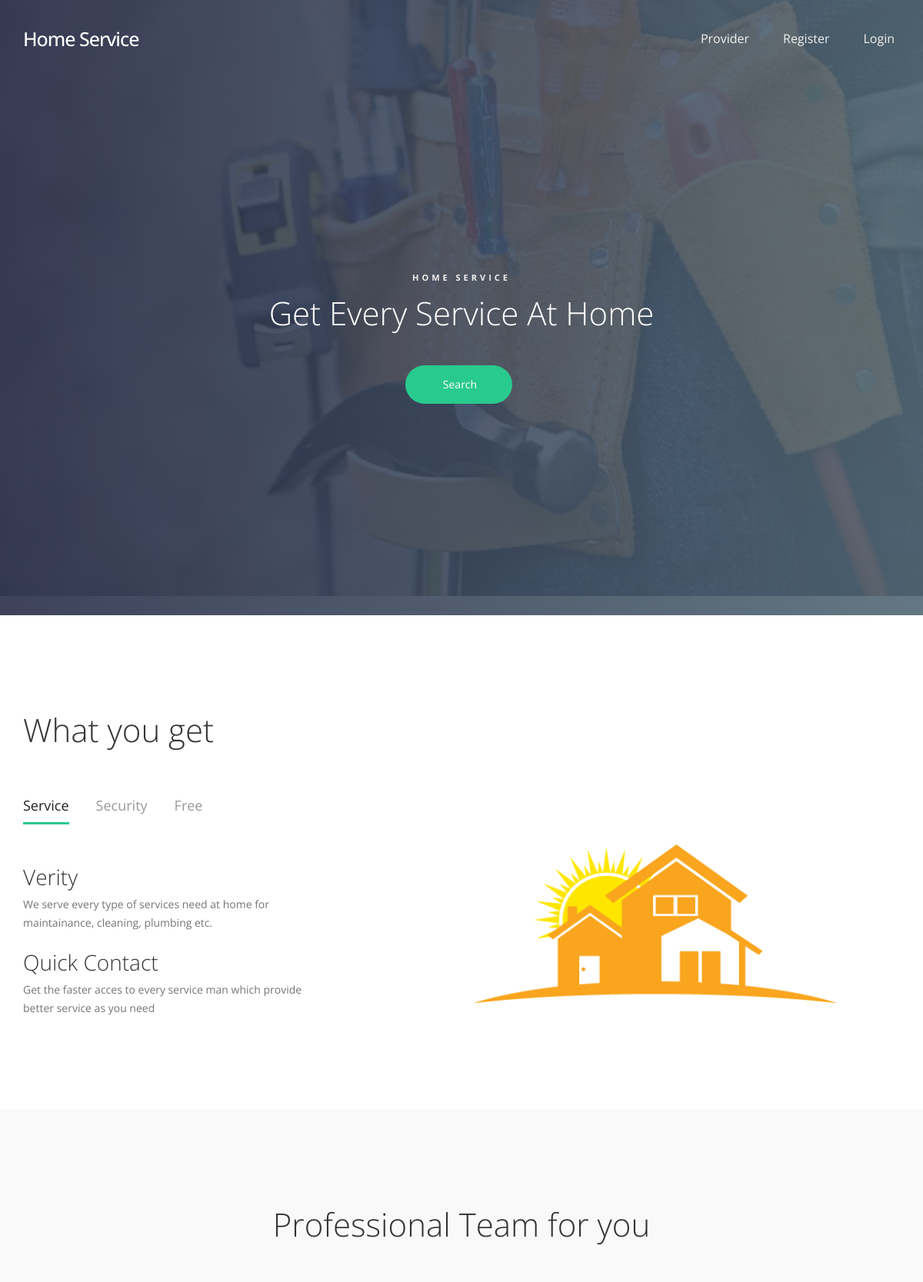
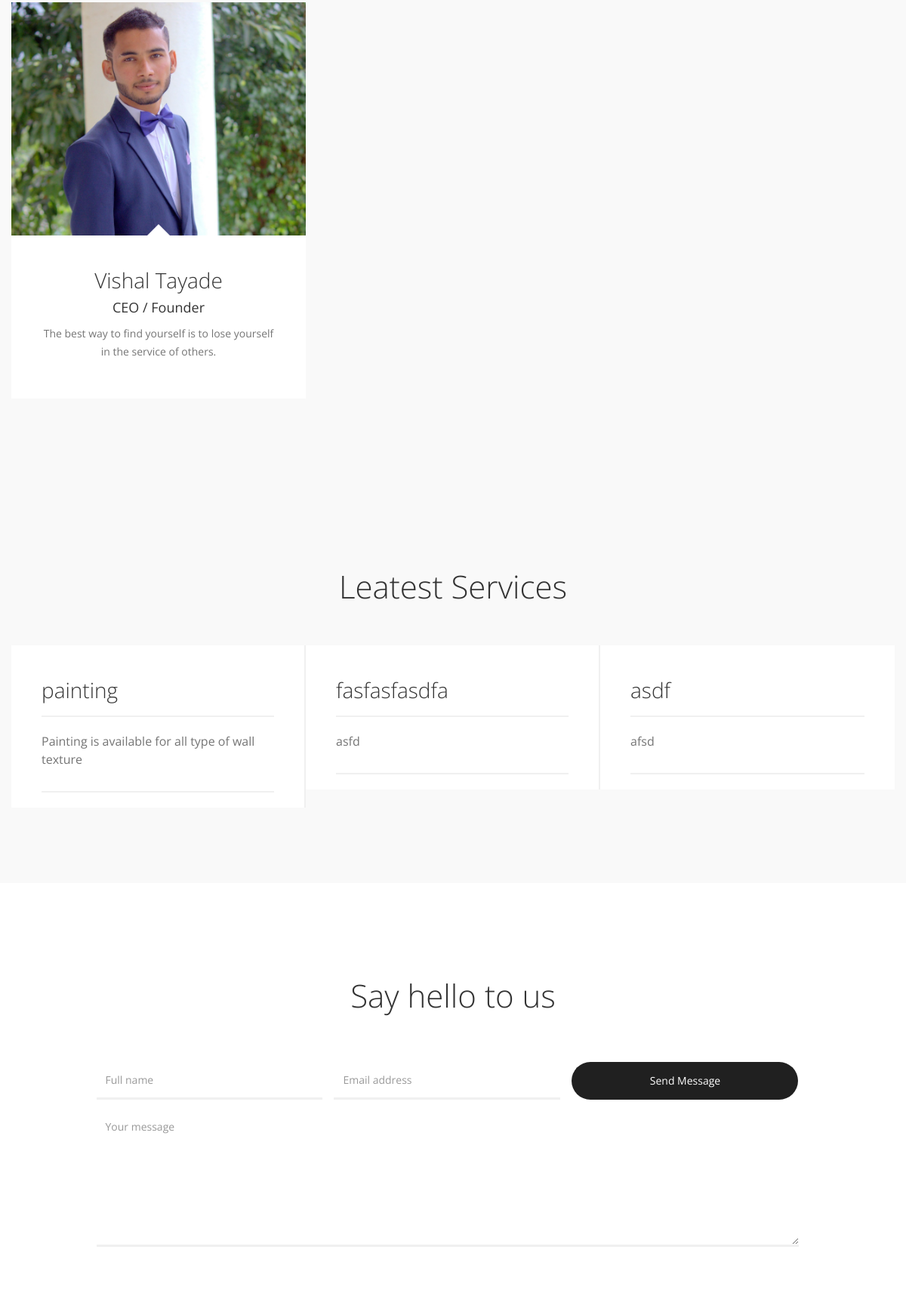
The page / (upper part) on the database its author committed (2 pictures, top to bottom).
### tables this page shows
CREATE TABLE `job_post` (
  `id_jobpost` int(11) NOT NULL,
  `id_company` int(11) NOT NULL,
  `jobtitle` varchar(255) NOT NULL,
  `description` text NOT NULL,
  `contact` int(255) NOT NULL,
  `jobtype` varchar(255) NOT NULL,
  `createdat` timestamp NOT NULL DEFAULT CURRENT_TIMESTAMP
);

### index.php (the view, shortened to what this page needs)
<?php
  require_once("db.php");
?>
<!DOCTYPE html>
<html lang="en">
<head>
     <link rel="stylesheet" href="css/bootstrap.min.css">
     <link rel="stylesheet" href="css/owl.carousel.css">
     <link rel="stylesheet" href="css/owl.theme.default.min.css">
     <link rel="stylesheet" href="css/font-awesome.min.css">
     <link rel="stylesheet" href="css/tooplate-style.css">
</head>
<body>
     <section class="navbar custom-navbar navbar-fixed-top" role="navigation">
          <div class="container">
               <div class="navbar-header">
                    <a href="index.php" class="navbar-brand">Home Service</a>
               </div>
          <div class="collapse navbar-collapse" id="bs-example-navbar-collapse-1">
            <ul class="nav navbar-nav navbar-right">
            <?php
            if(isset($_SESSION['id_user']) && empty($_SESSION['companyLogged'])) {
              ?>
              <li><a href="user/dashboard.php">Dashboard</a></li>
              <li><a href="search.php">Search</a></li>
              <li><a href="user/used-services.php">History</a></li>
              <li><a href="user/profile.php">Profile</a></li>
              <li><a href="logout.php">Logout</a></li>
            <?php
              } else if(isset($_SESSION['id_user']) && isset($_SESSION['companyLogged'])) {
              ?>
              <li><a href="company/dashboard.php">Dashboard</a></li>
              <li><a href="logout.php">Logout</a></li>
              <?php }  else {
            ?>
              <li><a href="company.php">Provider</a></li>
              <li><a href="register.php">Register</a></li>
              <li><a href="login.php">Login</a></li>
            <?php } ?>
            </ul>
          </div>
          </div>
     </section>
     <section id="home" data-stellar-background-ratio="0.5">
          <div class="overlay"></div>
          <div class="container">
               <div class="row">
                    <div class="col-md-offset-3 col-md-6 col-sm-12">
                         <div class="home-info">
                              <h3>Home Service</h3>
                              <h1>Get Every Service At Home</h1>
                              <form action="search.php" method="get" class="online-form">
                                   <button  type="submit" class="form-control">Search</button>
                              </form>
                         </div>
                    </div>
               </div>
          </div>
     </section>
     <section id="feature" data-stellar-background-ratio="0.5">
          <div class="container">
               <div class="row">
                    <div class="col-md-12 col-sm-12">
                         <div class="section-title">
                              <h1>What you get</h1>
                         </div>
                    </div>
                    <div class="col-md-6 col-sm-6">
                         <ul class="nav nav-tabs" role="tablist">
                              <li class="active"><a href="#tab01" aria-controls="tab01" role="tab" data-toggle="tab">Service</a></li>
                              <li><a href="#tab02" aria-controls="tab02" role="tab" data-toggle="tab">Security</a></li>
                              <li><a href="#tab03" aria-controls="tab03" role="tab" data-toggle="tab">Free</a></li>
                         </ul>
                         <div class="tab-content">
                              <div class="tab-pane active" id="tab01" role="tabpanel">
                                   <div class="tab-pane-item">
                                        <h2>Verity</h2>
                                        <p>We serve every type of services need at home for </br> maintainance, cleaning, plumbing etc.</p>
                                   </div>
                                   <div class="tab-pane-item">
                                        <h2>Quick Contact</h2>
                                        <p>Get the faster acces to every service man which provide</br> better service as you need</p>
                                   </div>
                              </div>
                         </div>
                    </div>
                    <div class="col-md-5 col-sm-6">
                         <div class="feature-image">
                              <img src="images/feature-mockup.png" class="img-responsive" alt="Thin Laptop">
                         </div>
                    </div>
               </div>
          </div>
     </section>
     <section id="about" data-stellar-background-ratio="0.5">
          <div class="container">
               <div class="row">
                    <div class="col-md-offset-3 col-md-6 col-sm-12">
                         <div class="section-title">
                              <h1>Professional Team for you</h1>
                         </div>
                    </div>
                    <div class="text-center">
                    <div class="col-md-4 col-sm-4">
                         <div class="team-thumb">
                              <img src="images/vish.png" class="img-responsive" alt="Jack Wilson">
                              <div class="team-info team-thumb-up">
                                   <h2>Vishal Tayade</h2>
                                   <small>CEO / Founder</small>
                                   <p>The best way to find yourself is to lose yourself in the service of others.</p>
                              </div>
                         </div>
                    </div>
                    </div>
               </div>
          </div>
     </section>
     <section id="pricing" data-stellar-background-ratio="0.5">
          <div class="container">
               <div class="row">
                    <div class="col-md-12 col-sm-12">
                         <div class="section-title">
                              <h1>Leatest Services</h1>
                         </div>
                    </div>
                    <?php
                    $sql = "SELECT * FROM job_post Order By Rand() Limit 3";
                    $result = $conn->query($sql);
                    if($result->num_rows > 0) {
                    while($row = $result->fetch_assoc())
                    {
                     ?>
                    <div class="col-md-4 col-sm-6">
                         <div class="pricing-thumb">
                             <div class="pricing-title">
                                  <h2><?php echo $row['jobtitle']; ?></h2>
                             </div>
                             <div class="pricing-info">
                                   <p><?php echo $row['description']; ?></p>
                             </div>
                         </div>
                    </div>
                    <?php
                                   }
                                   }
                                   ?>
               </div>
          </div>
     </section>
     <section id="contact" data-stellar-background-ratio="0.5">
          <div class="container">
               <div class="row">
                    <div class="col-md-offset-1 col-md-10 col-sm-12">
                         <form id="contact-form" role="form" action="" method="post">
                              <div class="section-title">
                                   <h1>Say hello to us</h1>
                              </div>
                              <div class="col-md-4 col-sm-4">
                                   <input type="text" class="form-control" placeholder="Full name" name="name" required>
                              </div>
                              <div class="col-md-4 col-sm-4">
                                   <input type="email" class="form-control" placeholder="Email address" name="email" required>
                              </div>
                              <div class="col-md-4 col-sm-4">
                                   <input type="submit" class="form-control" name="send message" value="Send Message">
                              </div>
                              <div class="col-md-12 col-sm-12">
                                   <textarea class="form-control" rows="8" placeholder="Your message" name="message" required></textarea>
                              </div>
                         </form>
                    </div>
               </div>
          </div>
     </section>
</body>
</html>

### css/tooplate-style.css (style rules this page uses)
body { font-family: 'Open Sans', sans-serif; overflow-x: hidden; background: #f9f9f9; }
h1,h2,h3,h4,h5,h6 { font-weight: 300; line-height: normal; }
h1 { font-size: 3em; }
h2 { color: #353535; font-size: 2em; }
p { color: #757575; font-size: 14px; font-weight: normal; line-height: 24px; }
html { -webkit-font-smoothing: antialiased; }
a { color: #202020; text-decoration: none !important; }
a, input, button, .form-control { -webkit-transition: 0.5s; transition: 0.5s; }
.section-title { padding-bottom: 40px; }
section { position: relative; padding: 100px 0; }
#contact, footer { background: #ffffff; text-align: center; }
.overlay { background: #536976; background: -webkit-linear-gradient(to right, #292E49, #536976); background: linear-gradient(to right, #292E49, #536976); opacity: 0.9; position: absolute; top: 0; right: 0; bottom: 0; left: 0; width: 100%; height: 100%; }
.online-form { position: relative; }
.online-form .form-control { border-color: #f0f0f0; display: inline-block; vertical-align: top; border-radius: 50px; box-shadow: none; height: 50px; margin-right: 0.5em; padding-left: 15px; }
.online-form button { background: #29ca8e; border: 0; color: #ffffff; position: relative; right: 0em; width: 25%; }
.custom-navbar { border: none; margin-bottom: 0; padding: 25px 0; }
.custom-navbar .navbar-brand { color: #ffffff; font-size: 25px; font-weight: 500; letter-spacing: -1px; }
.custom-navbar .navbar-nav { margin-left: 6em; }
.custom-navbar .nav li a { font-size: 16px; font-weight: normal; color: #f0f0f0; padding-right: 22px; padding-left: 22px; }
@media (min-width:768px) { .custom-navbar { border-bottom: 0; background: 0 0; } }
#home { background: url('../images/home.jpg') no-repeat center center; background-size: cover; vertical-align: middle; display: -webkit-box; display: -webkit-flex; display: -ms-flexbox; display: flex; -webkit-box-align: center; -webkit-align-items: center; -ms-flex-align: center; align-items: center; min-height: 100vh; position: relative; padding-top: 12em; text-align: center; }
#home h1 { color: #ffffff; margin-top: 10px; margin-bottom: 40px; }
.home-info { margin-top: 7em; }
.home-info h3 { color: #f0f0f0; font-size: 11px; font-weight: bold; letter-spacing: 4px; text-transform: uppercase; margin: 10px 0; }
#feature { background: #ffffff; }
#feature .nav-tabs { border-bottom: 0; }
#feature .nav>li>a { padding: 8px 0; }
#feature .nav-tabs>li>a { color: #999999; font-size: 18px; border: 0; border-bottom: 3px solid transparent; border-radius: 0; margin-right: 35px; }
#feature .nav-tabs>li.active>a, #feature .nav-tabs>li.active>a:focus, #feature .nav-tabs>li.active>a:hover { background: transparent; color: #202020; border-bottom: 3px solid #29ca8e; }
#feature .tab-content { margin-top: 50px; }
.tab-pane-item { margin: 20px 0; }
.tab-pane-item h2 { margin: 0 0 5px 0; }
.feature-image { position: absolute; top: 5em; }
#about .col-md-4 { margin: 0; padding: 0; }
.team-thumb { background: #ffffff; position: relative; overflow: hidden; }
.team-thumb-up:after { display: block; margin: 0 auto; position: absolute; top: -15px; right: 0; left: 0; content: ""; width: 0; height: 0; border-right: 15px solid transparent; border-left: 15px solid transparent; border-bottom: 15px solid #ffffff; }
.team-info { position: relative; padding: 40px; }
.team-info h2 { margin: 0; }
.team-info small { display: block; font-size: 18px; margin: 5px 0 10px 0; }
.team-thumb img { width: 100%; }
#about .section-title, #pricing .section-title { text-align: center; }
#pricing .col-md-4 { margin: 0; padding: 0; }
#pricing .col-md-4:last-child .pricing-thumb { border-right: 0; }
.pricing-thumb { background: #ffffff; border-right: 2px solid #f0f0f0; padding: 20px 40px; }
.pricing-title { padding-bottom: 5px; }
.pricing-info { border-top: 2px solid #f0f0f0; border-bottom: 2px solid #f0f0f0; }
.pricing-info, .pricing-bottom { padding: 20px 0; }
.pricing-info p { font-size: 16px; }
#contact-form .col-md-12, #contact-form .col-md-4 { padding-left: 0; }
#contact-form .form-control { background: transparent; border: 0; border-bottom: 3px solid #f0f0f0; border-radius: 0; box-shadow: none; margin: 10px 0; }
#contact-form input { height: 50px; }
#contact-form input[type='submit'] { background: #202020; border-radius: 50px; border: 0; color: #ffffff; }
@media only screen and (max-width: 1200px) { .custom-navbar .navbar-nav { margin-left: 3em; } }
@media only screen and (max-width: 1200px) { .home-info { margin-top: 0; } }

### rows shown on the page
job_post: jobtitle "painting", description "Painting is available for all type of wall texture"
job_post: jobtitle "fasfasfasdfa", description "asfd"
job_post: jobtitle "asdf", description "afsd"
